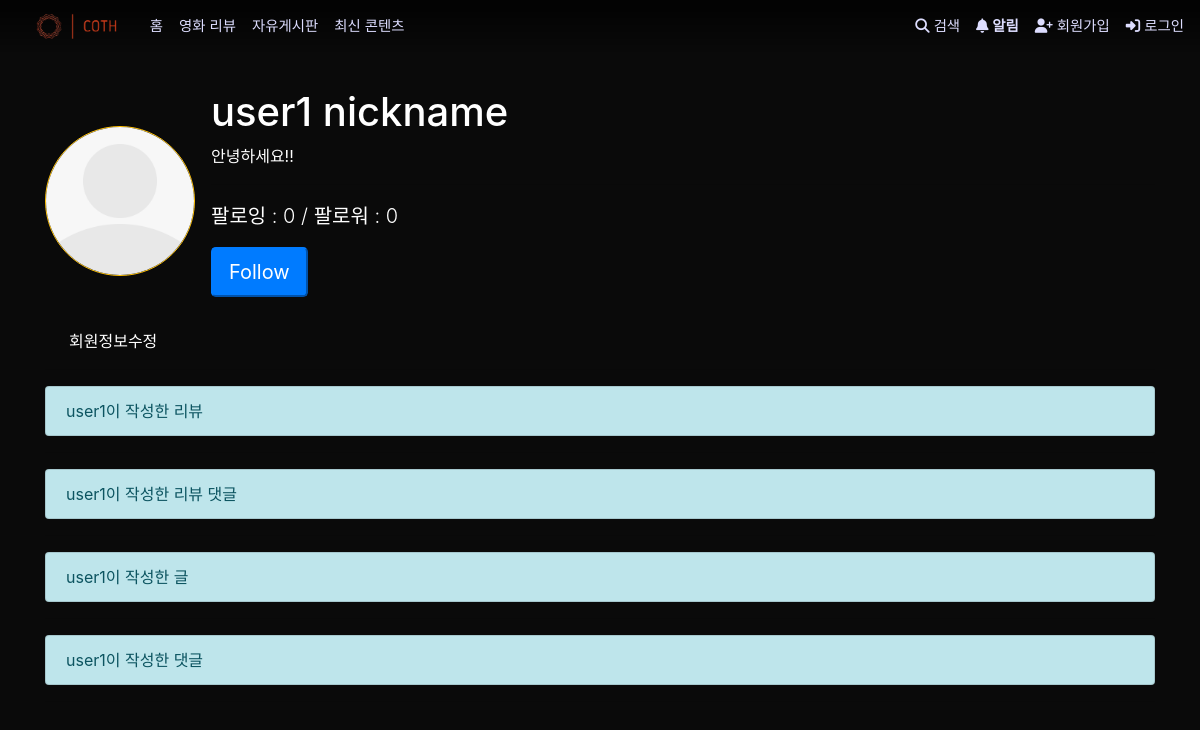
Page /accounts/2/ on the committed database.
### accounts/models.py (models this page shows)
class User(AbstractUser):
    followers = models.ManyToManyField('self', symmetrical=False, related_name='followings')
    image = ProcessedImageField(blank=True,
                                processors=[Thumbnail(150, 150)],
                                format='png',
                                options={'quality': 100},
                                upload_to='%Y/%m/%d')
    selfpr = models.CharField(max_length=100)
    nickname = models.CharField(max_length=20)
    dibs_movies = models.ManyToManyField(Movie, related_name='dibs_users', blank=True, null=True)
    class Prefer(models.IntegerChoices):
        액션 = 28
        모험 = 12
        애니메이션 = 16
        코미디 = 35
        범죄 = 80
        다큐멘터리 = 99
        드라마 = 18
        가족 = 10751
        판타지 = 14
        역사 = 36
        공포 = 27
        음악 = 10402
        미스터리 = 9648
        로맨스 = 10749
        SF = 878
        TV영화 = 10770
        스릴러 = 53
        전쟁 = 10752
        서부 = 37
    genre_prefer1 = models.IntegerField(choices=Prefer.choices)
    genre_prefer2 = models.IntegerField(choices=Prefer.choices)
    genre_prefer3 = models.IntegerField(choices=Prefer.choices)

### accounts/views.py (the view)
# urls.py: path('<int:user_pk>/', views.profile, name='profile'),
@require_GET
def profile(request, user_pk):
    person = get_object_or_404(get_user_model(), pk=user_pk)
    context = {
        'person': person,
    }
    return render(request, 'accounts/profile.html', context)

### accounts/templates/accounts/profile.html (shortened to what this page needs)
{% extends 'base.html' %}
{% load static %}
{% block content %}
  <div class="media mt-5">
    {% if person.image %}
      <img src="{{ person.image.url }}" alt="{{ person.image }}" class="align-self-center mr-3 rounded-circle border border-warning mt-4">
    {% else %}
      <img width=150px height=150px src="{% static 'accounts/profile.png' %}" class="align-self-center mr-3 rounded-circle border border-warning mt-4" alt="profile">
    {% endif %}
    <div class="media-body">
      <h1 class="mt-4 text-white">{{ person.nickname }}</h1>
      <p class="mb-0 text-white">{{ person.selfpr }}</p>
      <p>{% include 'accounts/_follow.html' %}</p>
    </div>
  </div>
  <p class="mt-3 ml-4"><a class="text-decoration-none text-white"href="{% url 'accounts:update' person.pk %}">회원정보수정</a></p>
  <hr>
  <ul class="list-group">
    <li class="list-group-item list-group-item-info">{{ person.username }}이 작성한 리뷰</li>
  </ul>
  <hr>
  <ul class="list-group">
    <li class="list-group-item list-group-item-info">{{ person.username }}이 작성한 리뷰 댓글</li>
  </ul>
  <hr>
  <ul class="list-group">
    <li class="list-group-item list-group-item-info">{{ person.username }}이 작성한 글</li>
  </ul>
  <hr>
  <ul class="list-group">
    <li class="list-group-item list-group-item-info">{{ person.username }}이 작성한 댓글</li>
  </ul>
  <hr>
{% endblock %}

### mainstatic/src/stylesheets/init.css (style rules this page uses)
html, body { margin: 0; padding: 0; width: 100%; height: 100%; background-color: rgb(10,10,10); font-size: 16px; }
html { box-sizing: border-box; font-family: sans-serif; }
*, *:after, *:before { box-sizing: inherit; }
li, ul { margin: 0; padding: 0; border: 0; font-size: 100%; font: inherit; vertical-align: baseline; }
ul { list-style: none; }

### rows in the picture
User: nickname "user1 nickname", selfpr "안녕하세요!!", username "user1"

### other values in the picture
{{ followings|length }} "0"
{{ followers|length }} "0"
